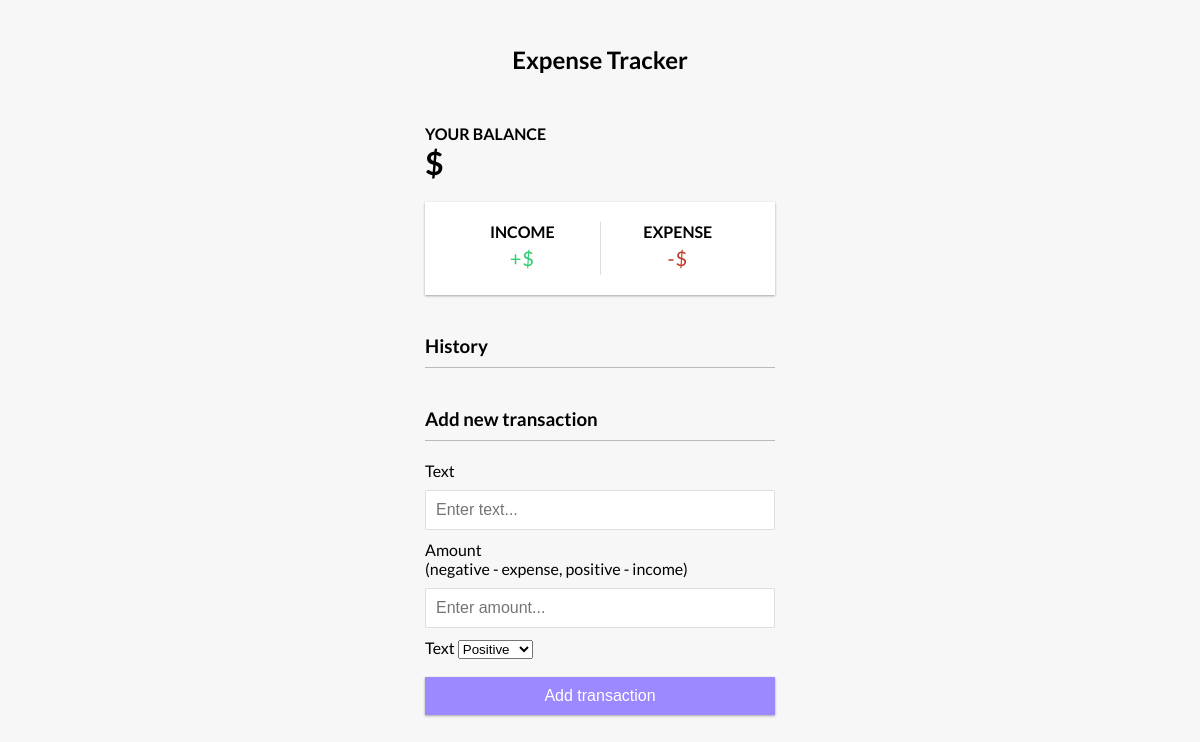
Before: / (signed in) with the older database file.
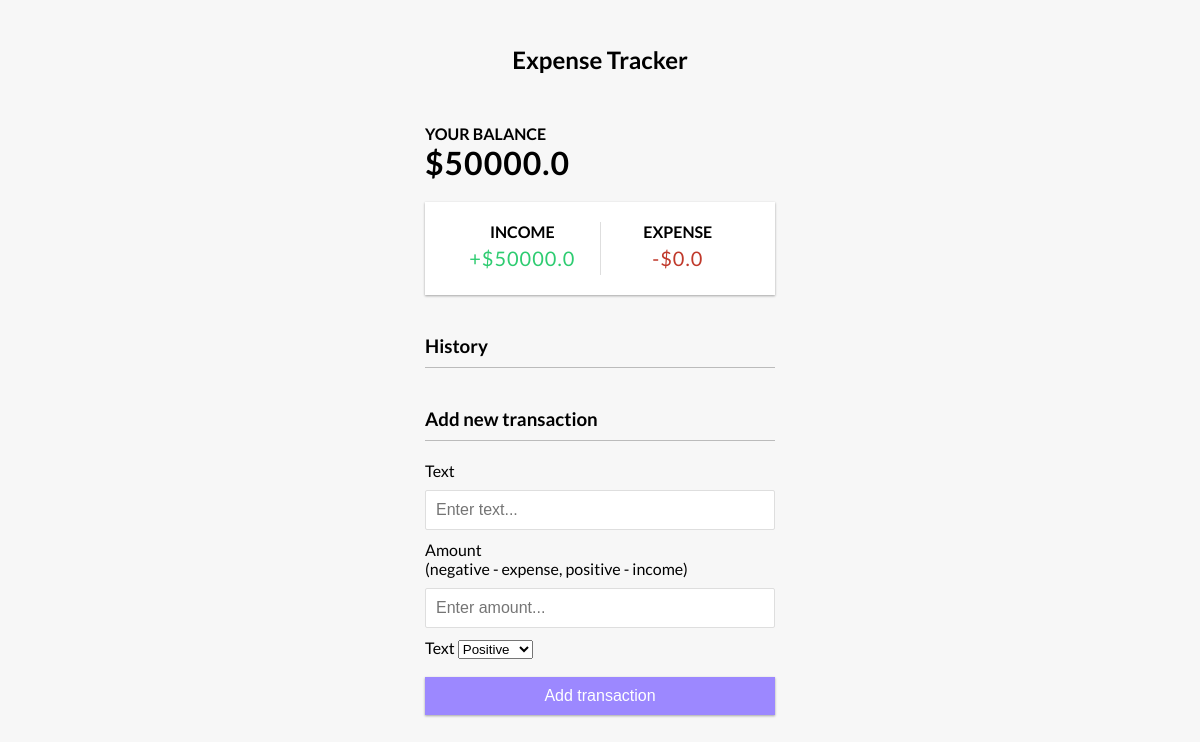
After: the same page with the newer database file.
### home/models.py (models this page shows)
class Profile(models.Model):
    user = models.ForeignKey(User , on_delete = models.CASCADE)
    income = models.FloatField()
    balance = models.FloatField(blank= True , null= True)
    expenses = models.FloatField(default= 0)

### home/views.py (the view, shortened to what this page needs)
# urls.py: 2. Add a URL to urlpatterns:  path('', views.home, name='home')
def home(request):
    profile = Profile.objects.filter(user = request.user).first()
    expenses = Expense.objects.filter(user = request.user)
    context = {"profile" : profile , "expenses": expenses}
    return render(request , "home.html",context)

### home/templates/home.html (shortened to what this page needs)
{% extends "base.html" %}
{% block start %}
<h2>Expense Tracker</h2>
<div class="container">
  <h4>Your Balance</h4>
  <h1 id="balance">${{profile.balance}}</h1>
  <div class="inc-exp-container">
    <div>
      <h4>Income</h4>
      <p id="money-plus" class="money plus">+${{profile.income}}</p>
    </div>
    <div>
      <h4>Expense</h4>
      <p id="money-minus" class="money minus">-${{profile.expenses}}</p>
    </div>
  </div>
  <h3>History</h3>
  <h3>Add new transaction</h3>
  <form id="form" method = "POST">
    <div class="form-control">
      <label for="text">Text</label>
      <input type="text" required  name = "text" id="text" placeholder="Enter text..." />
    </div>
    <div class="form-control">
      <label for="amount"
        >Amount <br />
        (negative - expense, positive - income)</label
      >
      <input type="number" required name = "amount" id="amount" placeholder="Enter amount..." />
    </div>
    <div class = "form-control">
      <label for = 'text'>Text</label>
      <select name = 'expense_type' required class = 'form-control'>
        <option value = "Positive">Positive</option>
      </select>
    </div>
    <button class="btn" type = "submit">Add transaction</button>
  </form>
</div>
{% endblock %}

Changed rows visible on the page:
added Profile: balance "50000.0", income "50000.0", expenses "0.0"
